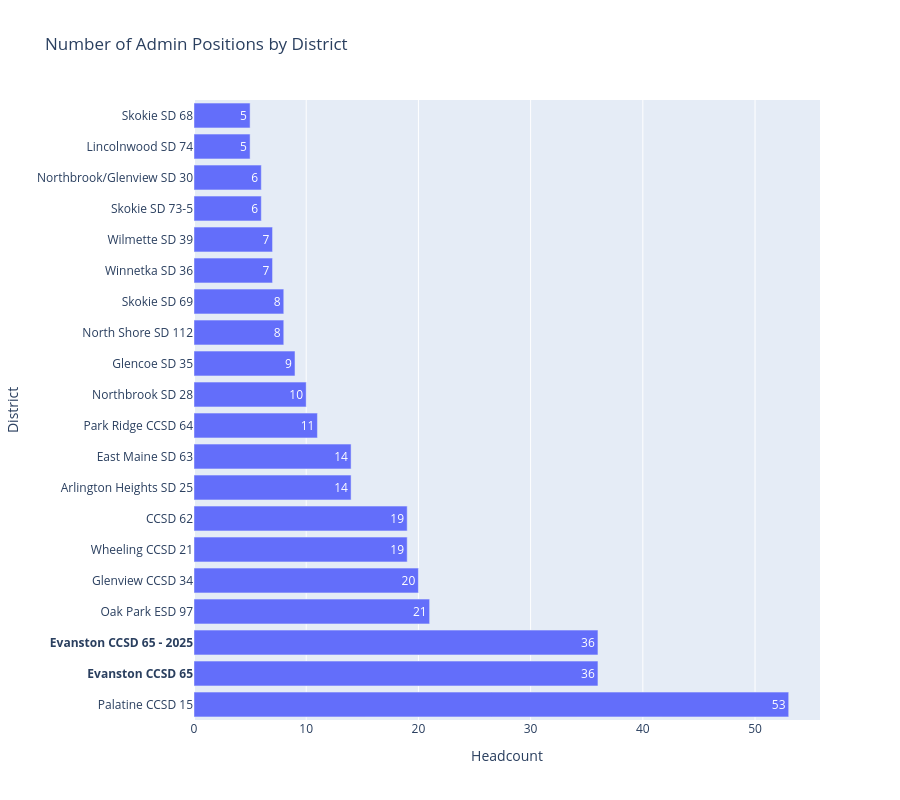

The code cell stored with this chart in its notebook:
### Markdown cell above
## Admin Data

### Code cell
# Plot Number of Admin Positions by District
admin_data = salary_summary[salary_summary['Role'] == 'Admin'].sort_values('headcount', ascending=False)

# Make Evanston label bold
y_labels = ['<b>' + district + '</b>' if district == 'Evanston CCSD 65' or district == 'Evanston CCSD 65 - 2025' else district 
            for district in admin_data['District']]

fig = go.Figure()

fig.add_trace(go.Bar(
    x=admin_data['headcount'],
    y=y_labels,
    orientation='h',
    text=admin_data['headcount'],
    textposition='auto'
))

fig.update_layout(
    title='Number of Admin Positions by District',
    xaxis_title='Headcount',
    yaxis_title='District',
    height=800
)

fig.show()

### Figure 1 — Plotly figure (JSON) as saved in the notebook; plotly's stock layout.template omitted (floating-point values rounded to 4 significant figures)
{"data": [{"orientation": "h", "text": [53.0, 36.0, 36.0, 21.0, 20.0, 19.0, 19.0, 14.0, 14.0, 11.0, 10.0, 9.0, 8.0, 8.0, 7.0, 7.0, 6.0, 6.0, 5.0, 5.0], "textposition": "auto", "type": "bar", "x": [53, 36, 36, 21, 20, 19, 19, 14, 14, 11, 10, 9, 8, 8, 7, 7, 6, 6, 5, 5], "y": ["Palatine CCSD 15", "<b>Evanston CCSD 65</b>", "<b>Evanston CCSD 65 - 2025</b>", "Oak Park ESD 97", "Glenview CCSD 34", "Wheeling CCSD 21", "CCSD 62", "Arlington Heights SD 25", "East Maine SD 63", "Park Ridge CCSD 64", "Northbrook SD 28", "Glencoe SD 35", "North Shore SD 112", "Skokie SD 69", "Winnetka SD 36", "Wilmette SD 39", "Skokie SD 73-5", "Northbrook/Glenview SD 30", "Lincolnwood SD 74", "Skokie SD 68"]}], "layout": {"height": 800, "title": {"text": "Number of Admin Positions by District"}, "xaxis": {"title": {"text": "Headcount"}}, "yaxis": {"title": {"text": "District"}}}}
